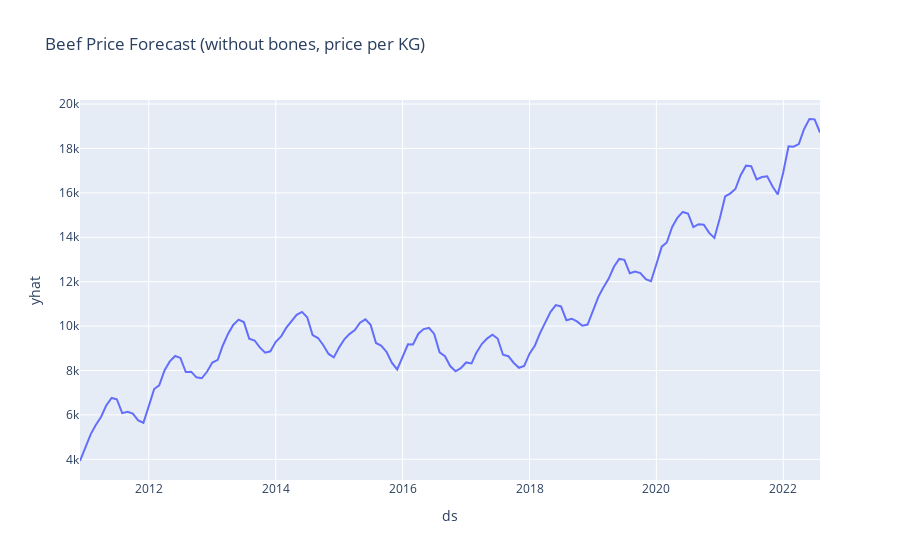

Notebook cell for this chart:
### Code cell
px.line(b_forecast, x='ds', y='yhat', title='Beef Price Forecast (without bones, price per KG)')

### Figure 1 — Plotly figure (JSON) as saved in the notebook; plotly's stock layout.template omitted (floating-point values rounded to 4 significant figures; data arrays with more than 128 entries replaced by an {"elided": "..."} marker saying what was removed)
{"data": [{"hovertemplate": "ds=%{x}<br>yhat=%{y}<extra></extra>", "legendgroup": "", "line": {"color": "#636efa", "dash": "solid"}, "mode": "lines", "name": "", "orientation": "v", "showlegend": false, "type": "scatter", "x": {"elided": "141 str values"}, "xaxis": "x", "y": {"elided": "141 float values"}, "yaxis": "y"}], "layout": {"autosize": true, "legend": {"tracegroupgap": 0}, "title": {"text": "Beef Price Forecast (without bones, price per KG)"}, "xaxis": {"anchor": "y", "autorange": true, "domain": [0, 1], "range": ["2010-12-01", "2022-07-31"], "title": {"text": "ds"}, "type": "date"}, "yaxis": {"anchor": "x", "autorange": true, "domain": [0, 1], "range": [3068.0, 20180.0], "title": {"text": "yhat"}, "type": "linear"}}}
